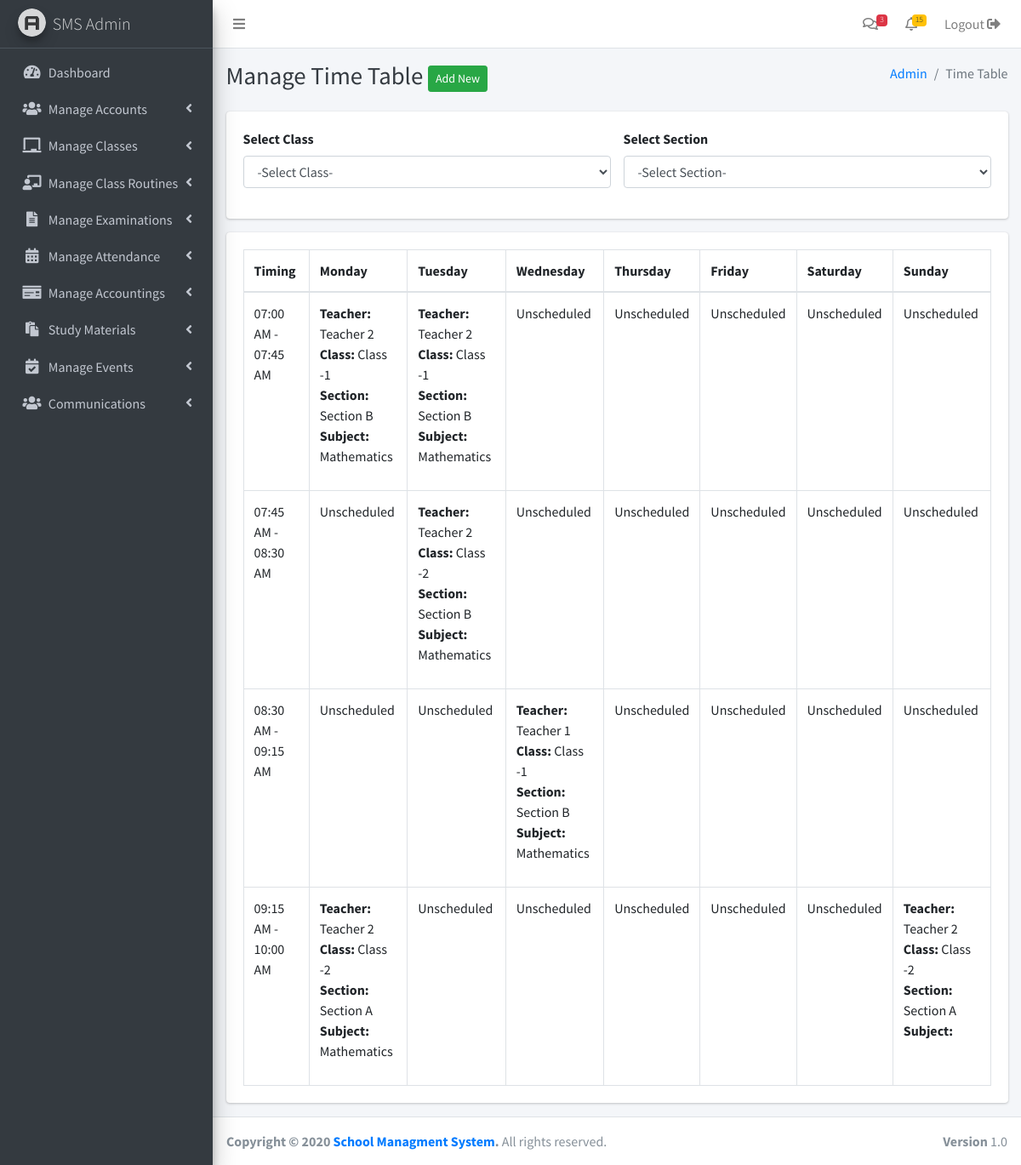
The page /admin/timetable.php (signed in) on the database its author committed.
### tables this page shows
CREATE TABLE `posts` (
  `id` int(11) NOT NULL,
  `author` int(11) NOT NULL DEFAULT '1',
  `title` text NOT NULL,
  `description` text NOT NULL,
  `type` varchar(100) NOT NULL,
  `publish_date` timestamp NOT NULL DEFAULT CURRENT_TIMESTAMP ON UPDATE CURRENT_TIMESTAMP,
  `modified_date` timestamp NOT NULL DEFAULT '0000-00-00 00:00:00' ON UPDATE CURRENT_TIMESTAMP,
  `status` varchar(50) NOT NULL,
  `parent` int(11) NOT NULL
);

CREATE TABLE `metadata` (
  `id` int(11) NOT NULL,
  `item_id` int(11) NOT NULL,
  `meta_key` text NOT NULL,
  `meta_value` text NOT NULL
);

### includes/functions.php (called while the page is built, shortened)
<?php
function get_post(array $args = [])
{
    global $db_conn;
    if(!empty($args))
    {
        $condition = "WHERE 0 ";
        foreach($args as $k => $v)
        {
            $v = (string)$v;
            $condition_ar[] = "$k = '$v'";
        }
        if ($condition_ar > 0) {
            $condition = "WHERE " . implode(" AND ", $condition_ar);
        }
    };
    $sql = "SELECT * FROM posts $condition";
    $query = mysqli_query($db_conn,$sql);
    return mysqli_fetch_object($query);
}
function get_posts(array $args = [],string $type = 'object')
{
    global $db_conn;
    $condition = "WHERE 0 ";
    if(!empty($args))
    {
        foreach($args as $k => $v)
        {
            $v = (string)$v;
            $condition_ar[] = "$k = '$v'";
        }
        if ($condition_ar > 0) {
            $condition = "WHERE " . implode(" AND ", $condition_ar);
        }
    };
    $sql = "SELECT * FROM posts $condition";
    $query = mysqli_query($db_conn,$sql);
    return data_output($query , $type);
}
function get_metadata($item_id,$meta_key='',$type ='object')
{
    global $db_conn;
    $query = mysqli_query($db_conn,"SELECT * FROM metadata WHERE item_id = $item_id");
    if(!empty($meta_key))
    {
        $query = mysqli_query($db_conn,"SELECT * FROM metadata WHERE item_id = $item_id AND meta_key = '$meta_key'");
    }
    return data_output($query , $type);
}
function data_output($query , $type ='object')
{
    $output = array();
    if($type == 'object')
    {
        while ($result = mysqli_fetch_object($query)) {
            $output[] = $result;
        }
    }
    else
    {
        while ($result = mysqli_fetch_assoc($query)) {
            $output[] = $result;
        }
    }
    return $output;
}
function get_user_data($user_id,$type = 'object')
{
    global $db_conn;
    $query = mysqli_query($db_conn,"SELECT * FROM accounts WHERE id = $user_id");
    return data_output($query , $type)[0];
}
?>

### admin/timetable.php (the view, shortened to what this page needs)
<?php include('../includes/config.php') ?>
<?php include('header.php') ?>
<?php include('sidebar.php') ?>
    <div class="content-header">
      <div class="container-fluid">
        <div class="row mb-2">
          <div class="col-sm-6">
            <h1 class="m-0 text-dark">Manage Time Table
            <a href="?action=add" class="btn btn-success btn-sm"> Add New</a>
            </h1>
          </div>
          <div class="col-sm-6">
            <ol class="breadcrumb float-sm-right">
              <li class="breadcrumb-item"><a href="#">Admin</a></li>
              <li class="breadcrumb-item active">Time Table</li>
            </ol>
          </div>
        </div>
      </div>
    </div>
    <section class="content">
      <div class="container-fluid">
        <?php if(isset($_GET['action']) && $_GET['action'] == 'add') {?>
        <div class="card">
            <div class="card-body">
                <form action="" method="post">
                <div class="row">
                        <div class="col-lg">
                            <div class="form-group">
                                <label for="class_id">Select Class</label>
                                <select require name="class_id" id="class_id" class="form-control">
                                    <option value="">-Select Class-</option>
                                    <?php
                                    $args = array(
                                      'type' => 'class',
                                      'status' => 'publish',
                                    );
                                    $classes = get_posts($args);
                                    foreach ($classes as $key => $class) { ?>
                                    <option value="<?php echo $class->id ?>"><?php echo $class->title ?></option>
                                    <?php } ?>
                                </select>
                            </div>
                        </div>
                        <div class="col-lg">
                            <div class="form-group" id="section-container">
                                <label for="section_id">Select Section</label>
                                <select require name="section_id" id="section_id" class="form-control">
                                    <option value="">-Select Section-</option>
                                </select>
                            </div>
                        </div>
                        <div class="col-lg">
                            <div class="form-group" id="section-container">
                                <label for="teacher_id">Select Teacher</label>
                                <select require name="teacher_id" id="teacher_id" class="form-control">
                                    <option value="">-Select Teacher-</option>
                                    <option value="1">Teacher 1</option>
                                    <option value="2">Teacher 2</option>
                                </select>
                            </div>
                        </div>
                        <div class="col-lg">
                            <div class="form-group" id="section-container">
                                <label for="period_id">Select Period</label>
                                <select require name="period_id" id="period_id" class="form-control">
                                    <option value="">-Select Period-</option>
                                    <?php
                                    $args = array(
                                        'type' => 'period',
                                        'status' => 'publish',
                                      );
                                      $periods = get_posts($args);
                                      foreach ($periods as $key => $period) { ?>
                                      <option value="<?php echo $period->id ?>"><?php echo $period->title ?></option>
                                    <?php } ?>
                                </select>
                            </div>
                        </div>
                        <div class="col-lg">
                            <div class="form-group" id="section-container">
                                <label for="day_name">Select Day</label>
                                <select require name="day_name" id="day_name" class="form-control">
                                    <option value="">-Select Day-</option>
                                    <?php
                                     $days = ['monday','tuesday','wednesday','thursday','friday','saturday','sunday'];
                                     foreach ($days as $key => $day) { ?>
                                        <option value="<?php echo $day ?>"><?php echo ucwords($day)?></option>
                                      <?php } ?>
                                </select>
                            </div>
                        </div>
                        <div class="col-lg">
                            <div class="form-group" id="section-container">
                                <label for="subject_id">Select Subject</label>
                                <select require name="subject_id" id="subject_id" class="form-control">
                                    <option value="">-Select Subject-</option>
                                    <option value="19">Mathematics</option>
                                    <option value="20">English</option>
                                </select>
                            </div>
                        </div>
                        <div class="col-lg">
                            <div class="from-group">
                            <label for="">&nbsp;</label>
                            <input type="submit" value="submit" name="submit" class="btn btn-success form-control">
                            </div>
                        </div>
                    </div>
                </form>
            </div>
        </div>
        <?php } else {?>
        <div class="card">
            <div class="card-body">
                <form action="">
                    <div class="row">
                        <div class="col-lg-6">
                            <div class="form-group">
                                <label for="class">Select Class</label>
                                <select require name="class" id="class" class="form-control">
                                    <option value="">-Select Class-</option>
                                </select>
                            </div>
                        </div>
                        <div class="col-lg-6">
                            <div class="form-group" id="section-container">
                                <label for="section">Select Section</label>
                                <select require name="section" id="section" class="form-control">
                                    <option value="">-Select Section-</option>
                                </select>
                            </div>
                        </div>
                    </div>
                </form>
            </div>
        </div>
        <div class="card">
            <div class="card-body">
                <table class="table table-bordered">
                    <thead>
                        <tr>
                            <th>Timing</th>
                            <th>Monday</th>
                            <th>Tuesday</th>
                            <th>Wednesday</th>
                            <th>Thursday</th>
                            <th>Friday</th>
                            <th>Saturday</th>
                            <th>Sunday</th>
                        </tr>
                    </thead>
                    <tbody>
                        <?php
                        $args = array(
                            'type' => 'period',
                            'status' => 'publish',
                        );
                        $periods = get_posts($args);
                        foreach($periods as $period){
                            $from = get_metadata($period->id, 'from')[0]->meta_value;
                            $to = get_metadata($period->id, 'to')[0]->meta_value;
                            ?>
                        <tr>
                            <td><?php echo date('h:i A',strtotime($from)) ?> - <?php echo date('h:i A',strtotime($to)) ?></td>
                            <?php
                            $days = ['monday','tuesday','wednesday','thursday','friday','saturday','sunday'];
                            foreach($days as $day){
                                $query = mysqli_query($db_conn, "SELECT * FROM posts as p INNER JOIN metadata as md ON (md.item_id = p.id) INNER JOIN metadata as mp ON (mp.item_id = p.id) WHERE p.type = 'timetable' AND p.status = 'publish' AND md.meta_key = 'day_name' AND md.meta_value = '$day' AND mp.meta_key = 'period_id' AND mp.meta_value = $period->id");
                                if(mysqli_num_rows($query) > 0)
                                {
                                    while($timetable = mysqli_fetch_object($query)) {
                                        ?>
                                        <td>
                                            <p>
                                                <b>Teacher: </b>
                                                <?php
                                                $teacher_id = get_metadata($timetable->item_id,'teacher_id')[0]->meta_value;
                                                echo get_user_data($teacher_id)->name;
                                                ?>
                                                <br>
                                                <b>Class: </b>
                                                <?php
                                                $class_id = get_metadata($timetable->item_id,'class_id',)[0]->meta_value;
                                                echo get_post(array('id'=>$class_id))->title;
                                                ?>
                                                <br>
                                                <b>Section: </b>
                                                <?php
                                                $section_id = get_metadata($timetable->item_id,'section_id',)[0]->meta_value;
                                                echo get_post(array('id'=>$section_id))->title;
                                                ?>
                                                <br>
                                                <b>Subject: </b>
                                                <?php
                                                $subject_id = get_metadata($timetable->item_id,'subject_id',)[0]->meta_value;
                                                echo get_post(array('id'=>$subject_id))->title;
                                                ?>
                                                <br>
                                            </p>
                                        </td>
                                    <?php }
                                }else { ?>
                                    <td>
                                        Unscheduled
                                    </td>
                                <?php }
                            }?>
                        </tr>
                        <?php } ?>
                    </tbody>
                </table>
            </div>
        </div>
        <?php } ?>
      </div>
    </section>
<?php include('footer.php') ?>

### rows shown on the page
posts: id.meta_value "07:00 AM", id.meta_value "07:45 AM"
posts: name "Teacher 2", title "Class -1", title "Section B", title "Mathematics"
posts: name "Teacher 2", title "Class -1", title "Section B", title "Mathematics"
posts: id.meta_value "07:45 AM", id.meta_value "08:30 AM"
posts: name "Teacher 2", title "Class -2", title "Section B", title "Mathematics"
posts: id.meta_value "08:30 AM", id.meta_value "09:15 AM"
posts: name "Teacher 1", title "Class -1", title "Section B", title "Mathematics"
posts: id.meta_value "09:15 AM", id.meta_value "10:00 AM"
posts: name "Teacher 2", title "Class -2", title "Section A", title "Mathematics"
posts: name "Teacher 2", title "Class -2", title "Section A"
